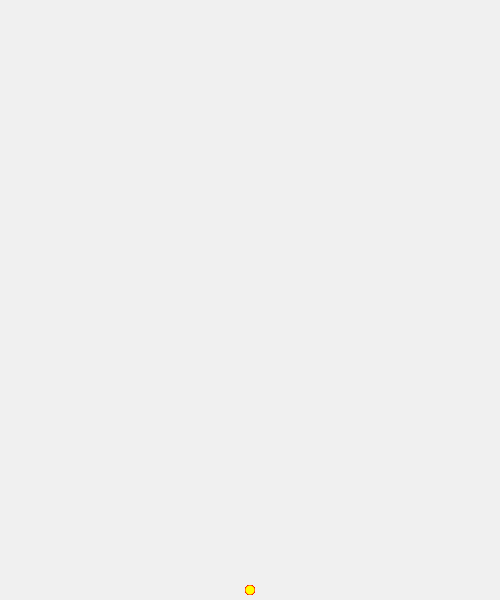
Frame 1 (no input)
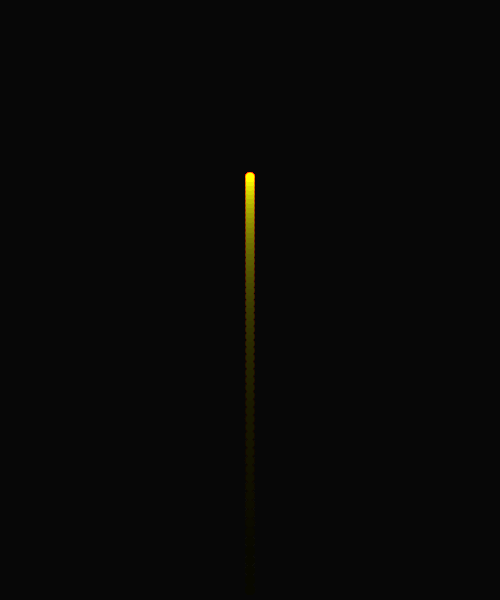
Frame 60 (no input)
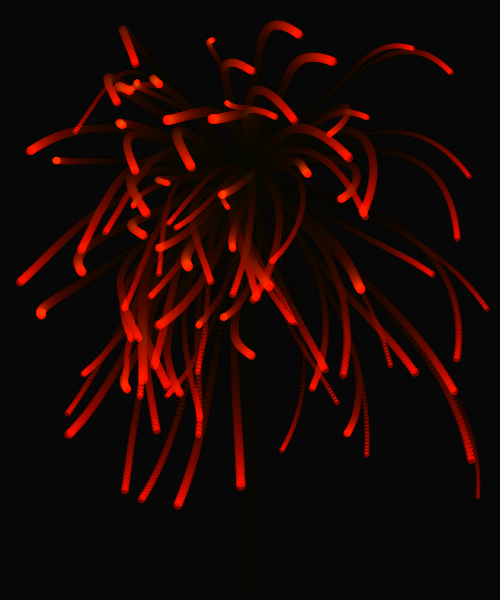
Frame 120 (the mouse pressed at the canvas centre since frame 60)

The p5.js sketch that drew these frames (run headless with seeded random() and noise() and a simulated clock; from frame 60 on, the mouse is pressed at the canvas centre):

// p5.js sketch
// ── sketch.js
"use strict";
var circles = [];

function setup() {
  createCanvas(500, 600);
  for (var i = 0; i < 100; i++) {
    circles[i] = new Circle(width / 2, height, -10);
  }
}

function draw() {
  background(0, 15);
  for (var i = 0; i < circles.length; i++) {
    var c = circles[i];
    c.update();
    c.applyGravity(0.1);
    c.display();
  }
}

function mousePressed() {
  for (var i = 0; i < circles.length; i++) {
    var c = circles[i];
    c.explode();
  }
}

class Circle {

  constructor(_x, _y, _velY) {
    this.x = _x;
    this.y = _y;
    this.dia = random(5, 10);
    this.velX = 0;
    this.velY = _velY;
    this.isExploded = false;
    this.angle = random(PI * 2);
    this.angleVel = random(0.01, 0.03);
    this.count = 0;
  }
  update() {
    this.x += this.velX;
    this.y += this.velY;
    if (this.isExploded) {
      this.velX *= 0.95;
      this.velY *= 0.95;
      this.count++;
    }
  }
  applyGravity(g) {
    this.velY += g;
  }
  explode() {
    this.isExploded = true;
    this.velX = random(-10, 10);
    this.velY = random(-10, 10);
  }
  display() {
    push();
    blendMode(ADD);
    translate(this.x, this.y);
    rotate(frameCount * this.angleVel + this.angle);
    noStroke();
    fill(200,10,0 ,150);
    ellipse(this.count, 0, this.dia, this.dia);
    pop();

  }

}
